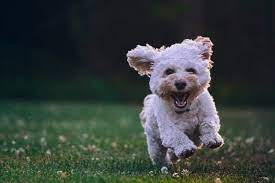
#> input picture dog.jpg, 275 x 183 px
$ python main.py
#> lines starting #> are read from the running program, lines starting #| are printed output that depends on the picture; after the words box and inside, x2 and y2 are one past the last pixel; in counts of white or black regions, pixels touching at a corner belong together
import cv2
from cv2.gapi import kernel
import numpy as np

img= cv2.imread("dog.jpg")
#> img is the input picture: shape (183, 275, 3); mean B, G, R 60.1, 63.1, 55.5
kernel = np.ones((5, 5), np.uint8)
img = cv2.cvtColor(img, cv2.COLOR_BGR2GRAY)
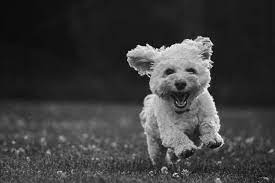
#> img: shape (183, 275); min 0, max 253, mean 60.4
img1 = cv2.cvtColor(img, cv2.COLOR_BGR2RGB)
img_erosion = cv2.erode(img, kernel, iterations=1)
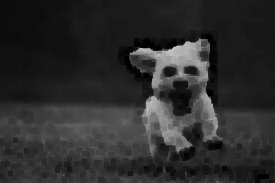
#> img_erosion: shape (183, 275); min 0, max 203, mean 44.3
img_dilation = cv2.dilate(img, kernel, iterations=1)
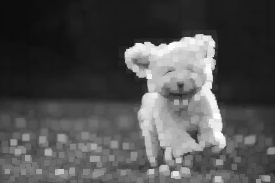
#> img_dilation: shape (183, 275); min 11, max 253, mean 79.1

img = cv2.resize(img, (560, 560))
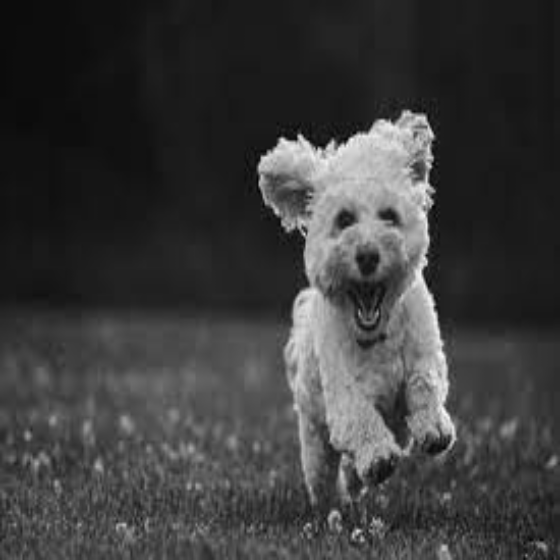
#> img: shape (560, 560); min 3, max 249, mean 60.3

img_square = img.copy()
cv2.rectangle(img_square,
              pt1=(100,50), #top left
              pt2=(200,150), #bottom right
              color=(255,0,0), #BGR
              thickness=10);
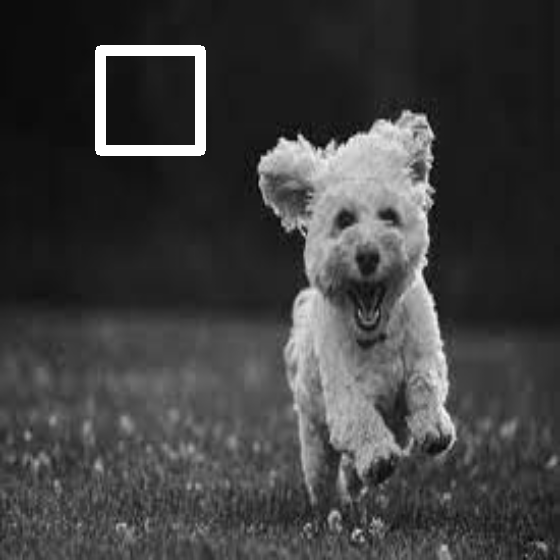
#> img_square: shape (560, 560); 1.39% of pixels changed, all inside (x1, y1, x2, y2) = (95, 45, 206, 156)
cv2.imshow('rectangle', img_square)
cv2.imshow('img1', img1)
cv2.imshow('Erosion', img_erosion)
cv2.imshow('Dilation', img_dilation)
cv2.waitKey(0)
cv2.destroyAllWindows()
